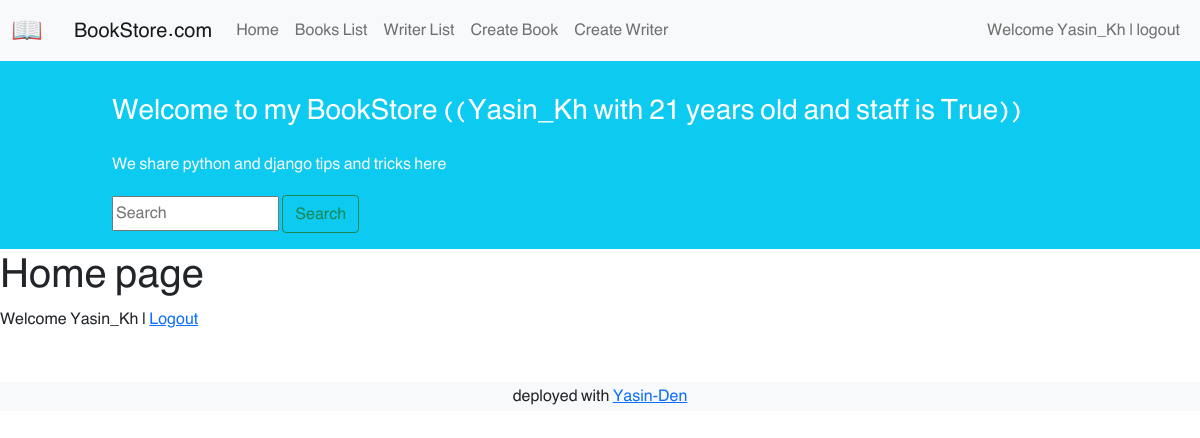
The app's page / (signed in) with its own data.
### accounts/models.py (models this page shows)
class CustomUser(AbstractUser):
    age = models.PositiveIntegerField(blank=True, null=True)
    def __str__(self):
        return "%s with %s years old and staff is %s" % (self.username, self.age, self.is_staff)

### pages/views.py (the view)
# urls.py: 2. Add a URL to urlpatterns:  path('', views.home, name='home')
def home(request):
    return render(request, 'pages/home.html')

### pages/templates/pages/home.html (shortened to what this page needs)
{% extends '_base.html' %}
{% block content %}
    <h1>
        Home page
    </h1>
    {% if user.is_authenticated %}
        <p>
            Welcome {{ user.username }} | <a href="{% url 'logout' %}"> Logout </a>
        </p>
    {% else %}
        <a href="{% url 'login' %}"> Login </a> | <a href="{% url 'signup_url' %}"> Signup </a>
    {% endif %}
{% endblock content %}

### templates/_base.html (shortened to what this page needs)
{% load static %}
<!doctype html>
<html lang="en">
<head>
    <link href="https://cdn.jsdelivr.net/npm/bootstrap@5.1.3/dist/css/bootstrap.min.css" rel="stylesheet"
>
    <link rel="stylesheet" href="{% static 'css/style.css' %}">
</head>
<body>
<nav class="navbar navbar-expand-lg navbar-light bg-light" dir="auto">
    <div class="container-fluid">
        <a class="navbar-brand" href="{% url 'home_url' %}">
            <img src="{% static 'icons/book.png' %}" alt="" height="30"
                 class="d-inline-block align-text-top">
        </a>
        <a class="navbar-brand mx-3" href="{% url 'home_url' %}"> BookStore.com </a>
        <div class="collapse navbar-collapse" id="navbarNavAltMarkup">
            <div class="navbar-nav">
                <a class="nav-link" aria-current="page" href="{% url 'home_url' %}"> Home </a>
                <a class="nav-link" href="{% url 'book_list_url' %}">Books List</a>
                {% if user.is_authenticated %}
                    <a class="nav-link" href="{% url 'writer_list_url' %}">Writer List</a>
                {% else %}
                    <a class="nav-link disabled" href="{% url 'writer_list_url' %}">Writer List</a>
                {% endif %}
                {% if user.is_staff %}
                    <a class="nav-link" href="{% url 'create_book_url' %}">Create Book</a>
                    <a class="nav-link" href="{% url 'create_writer_url' %}">Create Writer</a>
                {% endif %}
            </div>
        </div>
        <div>
            <ul class="navbar-nav mr-auto mt-2 mt-lg-0">
                {% if user.is_authenticated %}
                    <li class="nav-item active">
                        <a class="nav-link" href="{% url 'logout' %}">Welcome {{ user.username }} | logout</a>
                    </li>
                {% endif %}
            </ul>
        </div>
    </div>
</nav>
<div class="container-fluid bg-info">
    <div class="row py-3">
        <div class="col-md-8 col-md-10 mx-auto">
            <h3 class="my-4 mt-3 text-white">
                Welcome to my BookStore
                (({{ user }}))
            </h3>
            <p class="text-light">We share python and django tips and tricks here</p>
            <form class="form-inline my-2 my-lg-0">
                <input class="mr-sm-2" type="search" placeholder="Search" aria-label="Search">
                <button class="btn btn-outline-success my-2 my-sm-0 mt-3" type="submit">Search</button>
            </form>
        </div>
    </div>
</div>
{% block content %}
{% endblock content %}
<footer class="bg-light text-center text-lg-start mt-5">
    <div class="text-center bg-grey">
        <p>
            deployed with <a href="{% url 'home_url' %}"> Yasin-Den </a>
        </p>
    </div>
</footer>
</body>
</html>

### static/css/style.css (style rules this page uses)
* { font-family: 'BYekan', sans-serif; line-height: 1.8rem; }

### records on screen
CustomUser: username "Yasin_Kh", username+age+is_staff "Yasin_Kh with 21 years old and staff is True"
